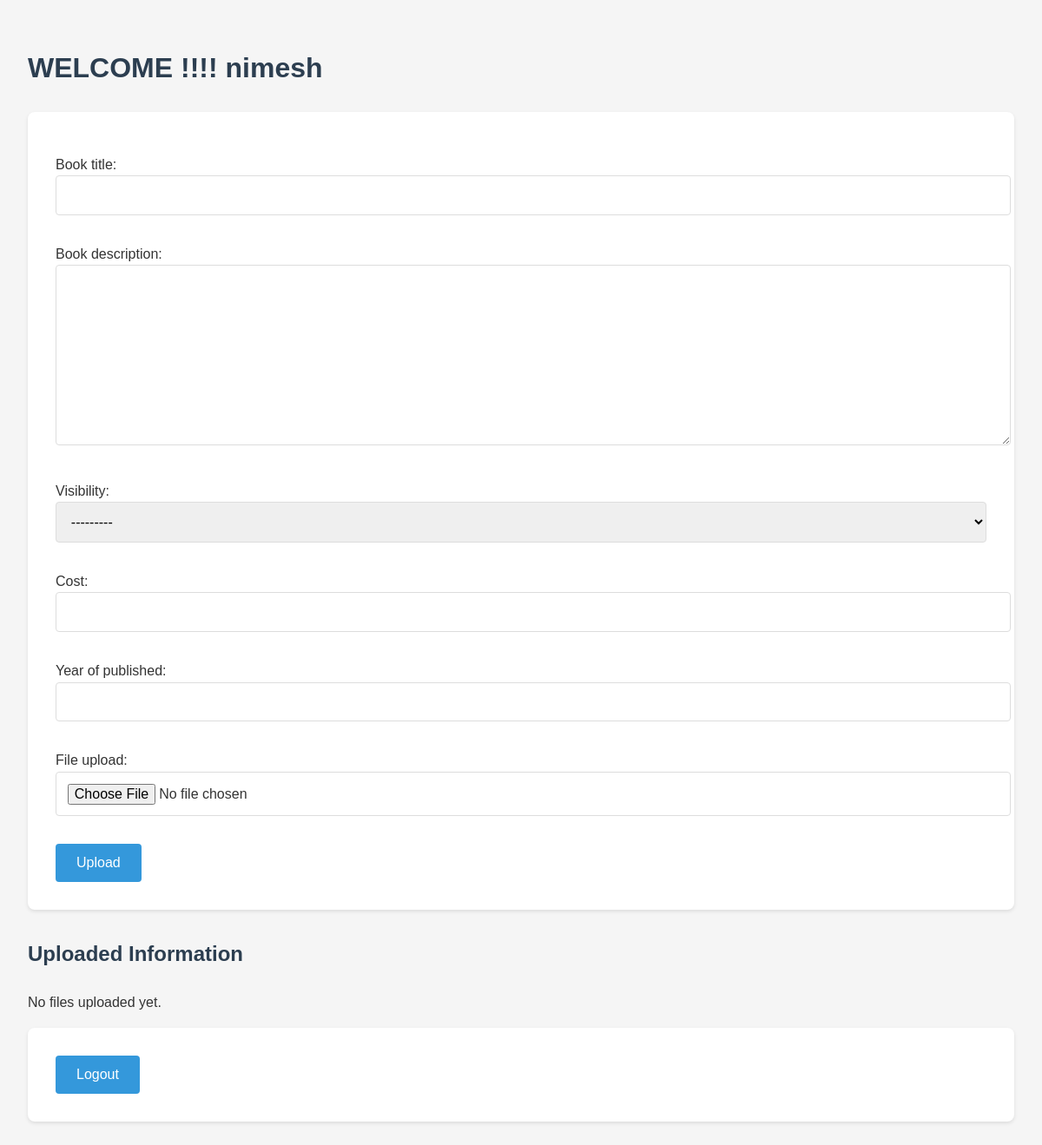
The page /upload/ (signed in) on the database as committed earlier.
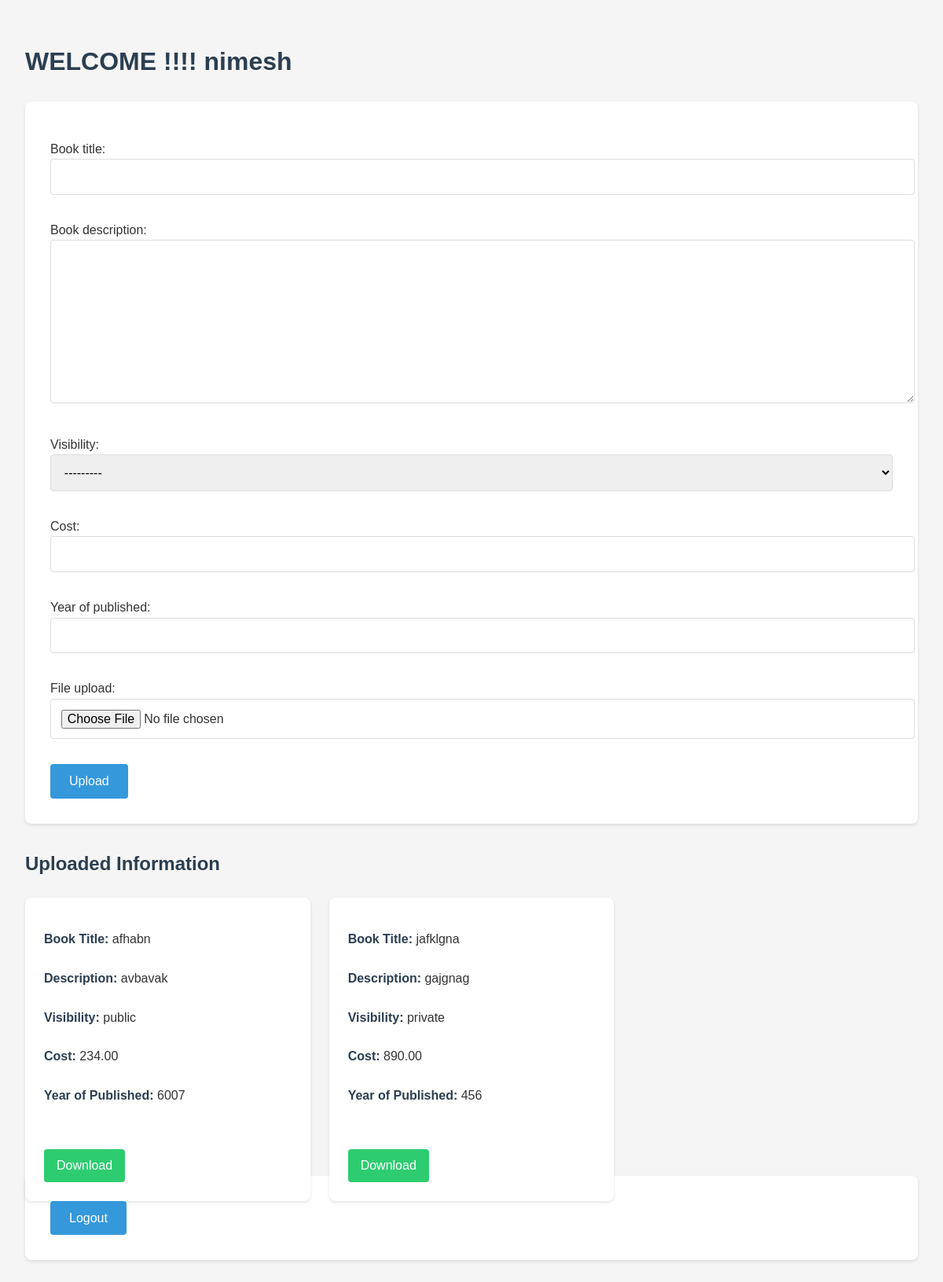
The same page on the database as committed later.
### accounts/models.py (models this page shows, shortened)
class CustomUser(AbstractUser):
    birth_year = models.IntegerField(null=True, blank=True)
    address = models.TextField(null=True, blank=True)
    public_visibility = models.BooleanField(default=True)

class UploadedFiles(models.Model):
    book_title = models.CharField(max_length=100)
    book_description = models.TextField()
    visibility = models.CharField(max_length=10, choices=[('public', 'Public'), ('private', 'Private')])
    cost = models.DecimalField(max_digits=10, decimal_places=2)
    year_of_published = models.PositiveIntegerField()
    file_upload = models.FileField(upload_to='news/', null=True, blank=True)
    user = models.ForeignKey(CustomUser, on_delete=models.CASCADE, null=True, blank=True)  # Nullable field

### accounts/views.py (the view)
# urls.py: path('upload/', views.upload_file, name='upload_file'),
@login_required
def upload_file(request):
    files = UploadedFiles.objects.filter(user=request.user)
    if request.method == 'POST':
        form = UploadedFilesForm(request.POST, request.FILES)
        if form.is_valid():
            uploaded_file = form.save(commit=False)
            uploaded_file.user = request.user
            uploaded_file.save()
            return redirect('upload_file')
    else:
        form = UploadedFilesForm()
    return render(request, 'uploadfiles.html', {'form': form, 'files': files})

### accounts/forms.py
class UploadedFilesForm(forms.ModelForm):
    class Meta:
        model = UploadedFiles
        fields = ['book_title', 'book_description', 'visibility', 'cost', 'year_of_published', 'file_upload']

### templates/uploadfiles.html (shortened to what this page needs)
<!DOCTYPE html>
<html lang="en">
<head>
     {%load static%}
        <link rel="stylesheet" href="{% static 'upload.css' %}">
</head>
<body>
<h1>WELCOME !!!! {{user.username}}</h1>
<form method="post" enctype="multipart/form-data">
    {{ form.as_p }}
    <button type="submit">Upload</button>
</form>
<h2>Uploaded Information</h2>
    {% if files %}
        <ul>
            {% for file in files %}
                <li>
                    <p><strong>Book Title:</strong> {{ file.book_title }}</p>
                    <p><strong>Description:</strong> {{ file.book_description }}</p>
                    <p><strong>Visibility:</strong> {{ file.visibility }}</p>
                    <p><strong>Cost:</strong> {{ file.cost }}</p>
                    <p><strong>Year of Published:</strong> {{ file.year_of_published }}</p>
                    {% if file.file_upload %}
                        <a href="{{ file.file_upload.url }}" target="_blank">Download </a>
                    {% else %}
                        <p>No file uploaded.</p>
                    {% endif %}
                </li>
            {% endfor %}
        </ul>
    {% else %}
        <p>No files uploaded yet.</p>
    {% endif %}
<form method="post" action="{% url 'logout' %}">
    <button type="submit">Logout</button>
</form>
</body>
</html>

### accounts/static/upload.css (style rules this page uses)
body { font-family: 'Arial', sans-serif; line-height: 1.6; padding: 2rem; max-width: 1200px; margin: 0 auto; background-color: #f5f5f5; color: #333; }
h1, h2 { color: #2c3e50; margin-bottom: 1.5rem; }
form { background: white; padding: 2rem; border-radius: 8px; box-shadow: 0 2px 4px rgba(0, 0, 0, 0.1); margin-bottom: 2rem; }
input, textarea, select { width: 100%; padding: 0.8rem; margin-bottom: 1rem; border: 1px solid #ddd; border-radius: 4px; font-size: 1rem; }
button { background-color: #3498db; color: white; padding: 0.8rem 1.5rem; border: none; border-radius: 4px; cursor: pointer; font-size: 1rem; transition: background-color 0.3s ease; }
ul { list-style: none; display: grid; grid-template-columns: repeat(3, 1fr); gap: 1.5rem; padding: 0; }
li { background: white; padding: 1.5rem; border-radius: 8px; box-shadow: 0 2px 4px rgba(0, 0, 0, 0.1); display: flex; flex-direction: column; height: 100%; }
li p { margin-bottom: 0.5rem; }
li strong { color: #2c3e50; }
a { display: inline-block; background-color: #2ecc71; color: white; padding: 0.5rem 1rem; text-decoration: none; border-radius: 4px; margin-top: auto; align-self: flex-start; transition: background-color 0.3s ease; }

Rows that differ between the two databases and show on the page:
added UploadedFiles: book_title "afhabn", book_description "avbavak", visibility "public", cost "234.00", year_of_published "6007"
added UploadedFiles: book_title "jafklgna", book_description "gajgnag", visibility "private", cost "890.00", year_of_published "456"
Other text that changed with them:
text no longer shown: "No files uploaded yet."
